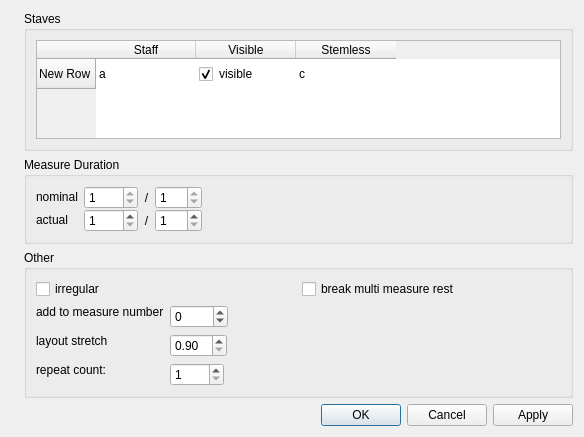
<?xml version="1.0" encoding="UTF-8"?>
<ui version="4.0">
 <class>MeasurePropertiesBase</class>
 <widget class="QDialog" name="MeasurePropertiesBase">
  <property name="windowModality">
   <enum>Qt::NonModal</enum>
  </property>
  <property name="geometry">
   <rect>
    <x>0</x>
    <y>0</y>
    <width>584</width>
    <height>437</height>
   </rect>
  </property>
  <property name="windowTitle">
   <string>MuseScore: Measure Properties</string>
  </property>
  <layout class="QVBoxLayout" name="verticalLayout_3">
   <item>
    <layout class="QHBoxLayout" name="horizontalLayout">
     <item>
      <widget class="QLabel" name="label_6">
       <property name="sizePolicy">
        <sizepolicy hsizetype="Fixed" vsizetype="Expanding">
         <horstretch>0</horstretch>
         <verstretch>0</verstretch>
        </sizepolicy>
       </property>
       <property name="text">
        <string/>
       </property>
       <property name="pixmap">
        <pixmap resource="mscore.qrc">:/data/bg1.jpg</pixmap>
       </property>
       <property name="scaledContents">
        <bool>true</bool>
       </property>
      </widget>
     </item>
     <item>
      <layout class="QVBoxLayout" name="verticalLayout_2">
       <item>
        <widget class="QGroupBox" name="groupBox_3">
         <property name="title">
          <string>Staves</string>
         </property>
         <property name="flat">
          <bool>true</bool>
         </property>
         <layout class="QVBoxLayout" name="verticalLayout">
          <item>
           <widget class="QTableWidget" name="staves">
            <property name="alternatingRowColors">
             <bool>true</bool>
            </property>
            <property name="selectionMode">
             <enum>QAbstractItemView::NoSelection</enum>
            </property>
            <property name="selectionBehavior">
             <enum>QAbstractItemView::SelectRows</enum>
            </property>
            <property name="showGrid">
             <bool>false</bool>
            </property>
            <property name="cornerButtonEnabled">
             <bool>false</bool>
            </property>
            <row>
             <property name="text">
              <string>New Row</string>
             </property>
            </row>
            <column>
             <property name="text">
              <string>Staff</string>
             </property>
            </column>
            <column>
             <property name="text">
              <string>Visible</string>
             </property>
            </column>
            <column>
             <property name="text">
              <string>Stemless</string>
             </property>
            </column>
            <item row="0" column="0">
             <property name="text">
              <string>a</string>
             </property>
             <property name="checkState">
              <enum>Unchecked</enum>
             </property>
             <property name="flags">
              <set>ItemIsSelectable|ItemIsEnabled</set>
             </property>
            </item>
            <item row="0" column="1">
             <property name="text">
              <string>visible</string>
             </property>
             <property name="checkState">
              <enum>Checked</enum>
             </property>
            </item>
            <item row="0" column="2">
             <property name="text">
              <string>c</string>
             </property>
             <property name="checkState">
              <enum>Unchecked</enum>
             </property>
            </item>
           </widget>
          </item>
         </layout>
        </widget>
       </item>
       <item>
        <widget class="QGroupBox" name="groupBox">
         <property name="title">
          <string>Measure Duration</string>
         </property>
         <property name="flat">
          <bool>true</bool>
         </property>
         <layout class="QGridLayout">
          <property name="verticalSpacing">
           <number>0</number>
          </property>
          <item row="0" column="0">
           <widget class="QLabel" name="label">
            <property name="sizePolicy">
             <sizepolicy hsizetype="Preferred" vsizetype="Fixed">
              <horstretch>0</horstretch>
              <verstretch>0</verstretch>
             </sizepolicy>
            </property>
            <property name="text">
             <string>nominal</string>
            </property>
           </widget>
          </item>
          <item row="0" column="1">
           <widget class="QSpinBox" name="nominalZ">
            <property name="readOnly">
             <bool>true</bool>
            </property>
            <property name="minimum">
             <number>1</number>
            </property>
            <property name="maximum">
             <number>9999</number>
            </property>
           </widget>
          </item>
          <item row="0" column="2">
           <widget class="QLabel" name="label_3">
            <property name="text">
             <string>/</string>
            </property>
            <property name="alignment">
             <set>Qt::AlignCenter</set>
            </property>
           </widget>
          </item>
          <item row="1" column="0">
           <widget class="QLabel" name="label_2">
            <property name="sizePolicy">
             <sizepolicy hsizetype="Preferred" vsizetype="Fixed">
              <horstretch>0</horstretch>
              <verstretch>0</verstretch>
             </sizepolicy>
            </property>
            <property name="text">
             <string>actual</string>
            </property>
           </widget>
          </item>
          <item row="1" column="1">
           <widget class="QSpinBox" name="actualZ">
            <property name="minimum">
             <number>1</number>
            </property>
            <property name="maximum">
             <number>63</number>
            </property>
           </widget>
          </item>
          <item row="1" column="2">
           <widget class="QLabel" name="label_4">
            <property name="text">
             <string>/</string>
            </property>
            <property name="alignment">
             <set>Qt::AlignCenter</set>
            </property>
           </widget>
          </item>
          <item row="0" column="5">
           <spacer>
            <property name="orientation">
             <enum>Qt::Horizontal</enum>
            </property>
            <property name="sizeHint" stdset="0">
             <size>
              <width>40</width>
              <height>20</height>
             </size>
            </property>
           </spacer>
          </item>
          <item row="1" column="3">
           <widget class="Awl::DenominatorSpinBox" name="actualN">
            <property name="minimum">
             <number>1</number>
            </property>
            <property name="maximum">
             <number>32</number>
            </property>
           </widget>
          </item>
          <item row="0" column="3">
           <widget class="QSpinBox" name="nominalN">
            <property name="readOnly">
             <bool>true</bool>
            </property>
            <property name="minimum">
             <number>1</number>
            </property>
            <property name="maximum">
             <number>256</number>
            </property>
           </widget>
          </item>
         </layout>
        </widget>
       </item>
       <item>
        <widget class="QGroupBox" name="groupBox_2">
         <property name="sizePolicy">
          <sizepolicy hsizetype="Preferred" vsizetype="Expanding">
           <horstretch>0</horstretch>
           <verstretch>0</verstretch>
          </sizepolicy>
         </property>
         <property name="minimumSize">
          <size>
           <width>0</width>
           <height>0</height>
          </size>
         </property>
         <property name="title">
          <string>Other</string>
         </property>
         <property name="flat">
          <bool>true</bool>
         </property>
         <layout class="QGridLayout" name="gridLayout">
          <item row="0" column="0">
           <widget class="QCheckBox" name="irregular">
            <property name="toolTip">
             <string>do not count</string>
            </property>
            <property name="text">
             <string>irregular</string>
            </property>
           </widget>
          </item>
          <item row="0" column="1">
           <widget class="QCheckBox" name="breakMultiMeasureRest">
            <property name="text">
             <string>break multi measure rest</string>
            </property>
           </widget>
          </item>
          <item row="1" column="0">
           <layout class="QFormLayout" name="formLayout">
            <property name="sizeConstraint">
             <enum>QLayout::SetDefaultConstraint</enum>
            </property>
            <property name="fieldGrowthPolicy">
             <enum>QFormLayout::FieldsStayAtSizeHint</enum>
            </property>
            <item row="0" column="0">
             <widget class="QLabel" name="label_7">
              <property name="sizePolicy">
               <sizepolicy hsizetype="Preferred" vsizetype="Fixed">
                <horstretch>0</horstretch>
                <verstretch>0</verstretch>
               </sizepolicy>
              </property>
              <property name="text">
               <string>add to measure number</string>
              </property>
             </widget>
            </item>
            <item row="0" column="1">
             <widget class="QSpinBox" name="measureNumberOffset">
              <property name="minimum">
               <number>-9999</number>
              </property>
              <property name="maximum">
               <number>9999</number>
              </property>
             </widget>
            </item>
            <item row="1" column="0">
             <widget class="QLabel" name="label_8">
              <property name="sizePolicy">
               <sizepolicy hsizetype="Preferred" vsizetype="Fixed">
                <horstretch>0</horstretch>
                <verstretch>0</verstretch>
               </sizepolicy>
              </property>
              <property name="text">
               <string>layout stretch</string>
              </property>
             </widget>
            </item>
            <item row="1" column="1">
             <widget class="QDoubleSpinBox" name="layoutStretch">
              <property name="minimum">
               <double>0.900000000000000</double>
              </property>
              <property name="singleStep">
               <double>0.200000000000000</double>
              </property>
             </widget>
            </item>
            <item row="2" column="0">
             <widget class="QLabel" name="label_5">
              <property name="sizePolicy">
               <sizepolicy hsizetype="Preferred" vsizetype="Fixed">
                <horstretch>0</horstretch>
                <verstretch>0</verstretch>
               </sizepolicy>
              </property>
              <property name="text">
               <string>repeat count:</string>
              </property>
             </widget>
            </item>
            <item row="2" column="1">
             <widget class="QSpinBox" name="count">
              <property name="minimum">
               <number>1</number>
              </property>
              <property name="maximum">
               <number>9999</number>
              </property>
             </widget>
            </item>
           </layout>
          </item>
         </layout>
        </widget>
       </item>
       <item>
        <widget class="QDialogButtonBox" name="buttonBox">
         <property name="orientation">
          <enum>Qt::Horizontal</enum>
         </property>
         <property name="standardButtons">
          <set>QDialogButtonBox::Apply|QDialogButtonBox::Cancel|QDialogButtonBox::Ok</set>
         </property>
        </widget>
       </item>
      </layout>
     </item>
    </layout>
   </item>
  </layout>
 </widget>
 <customwidgets>
  <customwidget>
   <class>Awl::DenominatorSpinBox</class>
   <extends>QSpinBox</extends>
   <header>awl/denomspinbox.h</header>
  </customwidget>
 </customwidgets>
 <resources>
  <include location="mscore.qrc"/>
 </resources>
 <connections>
  <connection>
   <sender>buttonBox</sender>
   <signal>accepted()</signal>
   <receiver>MeasurePropertiesBase</receiver>
   <slot>accept()</slot>
   <hints>
    <hint type="sourcelabel">
     <x>248</x>
     <y>254</y>
    </hint>
    <hint type="destinationlabel">
     <x>157</x>
     <y>274</y>
    </hint>
   </hints>
  </connection>
  <connection>
   <sender>buttonBox</sender>
   <signal>rejected()</signal>
   <receiver>MeasurePropertiesBase</receiver>
   <slot>reject()</slot>
   <hints>
    <hint type="sourcelabel">
     <x>316</x>
     <y>260</y>
    </hint>
    <hint type="destinationlabel">
     <x>286</x>
     <y>274</y>
    </hint>
   </hints>
  </connection>
 </connections>
</ui>
